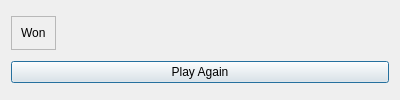
<?xml version="1.0" encoding="UTF-8"?>
<ui version="4.0">
 <class>Dialog</class>
 <widget class="QDialog" name="Dialog">
  <property name="geometry">
   <rect>
    <x>0</x>
    <y>0</y>
    <width>400</width>
    <height>100</height>
   </rect>
  </property>
  <property name="sizePolicy">
   <sizepolicy hsizetype="Fixed" vsizetype="Fixed">
    <horstretch>0</horstretch>
    <verstretch>0</verstretch>
   </sizepolicy>
  </property>
  <property name="windowTitle">
   <string>Dialog</string>
  </property>
  <layout class="QVBoxLayout" name="verticalLayout_2">
   <item>
    <widget class="QFrame" name="frame">
     <property name="sizePolicy">
      <sizepolicy hsizetype="Fixed" vsizetype="Fixed">
       <horstretch>0</horstretch>
       <verstretch>0</verstretch>
      </sizepolicy>
     </property>
     <property name="frameShape">
      <enum>QFrame::StyledPanel</enum>
     </property>
     <property name="frameShadow">
      <enum>QFrame::Raised</enum>
     </property>
     <layout class="QVBoxLayout" name="verticalLayout_3">
      <item>
       <widget class="QLabel" name="end_text">
        <property name="sizePolicy">
         <sizepolicy hsizetype="Fixed" vsizetype="Fixed">
          <horstretch>0</horstretch>
          <verstretch>0</verstretch>
         </sizepolicy>
        </property>
        <property name="text">
         <string>Won</string>
        </property>
       </widget>
      </item>
     </layout>
    </widget>
   </item>
   <item>
    <widget class="QPushButton" name="play_again_button">
     <property name="sizePolicy">
      <sizepolicy hsizetype="Minimum" vsizetype="Fixed">
       <horstretch>0</horstretch>
       <verstretch>0</verstretch>
      </sizepolicy>
     </property>
     <property name="text">
      <string>Play Again</string>
     </property>
    </widget>
   </item>
  </layout>
 </widget>
 <resources/>
 <connections/>
</ui>
